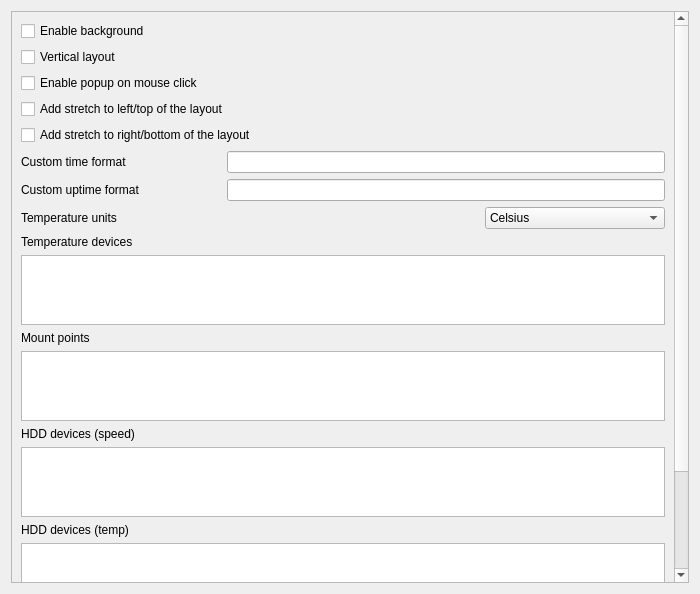
<?xml version="1.0" encoding="UTF-8"?>
<ui version="4.0">
 <class>AdvancedWindow</class>
 <widget class="QWidget" name="AdvancedWindow">
  <property name="geometry">
   <rect>
    <x>0</x>
    <y>0</y>
    <width>700</width>
    <height>594</height>
   </rect>
  </property>
  <property name="sizePolicy">
   <sizepolicy hsizetype="Expanding" vsizetype="Expanding">
    <horstretch>0</horstretch>
    <verstretch>0</verstretch>
   </sizepolicy>
  </property>
  <property name="minimumSize">
   <size>
    <width>700</width>
    <height>0</height>
   </size>
  </property>
  <property name="maximumSize">
   <size>
    <width>16777215</width>
    <height>16777215</height>
   </size>
  </property>
  <property name="windowTitle">
   <string>Advanced configuration</string>
  </property>
  <layout class="QGridLayout" name="gridLayout">
   <item row="0" column="0">
    <widget class="QScrollArea" name="scrollArea_advanced">
     <property name="widgetResizable">
      <bool>true</bool>
     </property>
     <widget class="QWidget" name="contents_advanced">
      <property name="geometry">
       <rect>
        <x>0</x>
        <y>-87</y>
        <width>677</width>
        <height>665</height>
       </rect>
      </property>
      <layout class="QVBoxLayout" name="verticalLayout_8">
       <item>
        <widget class="QCheckBox" name="checkBox_background">
         <property name="text">
          <string>Enable background</string>
         </property>
        </widget>
       </item>
       <item>
        <widget class="QCheckBox" name="checkBox_layout">
         <property name="text">
          <string>Vertical layout</string>
         </property>
        </widget>
       </item>
       <item>
        <widget class="QCheckBox" name="checkBox_popup">
         <property name="text">
          <string>Enable popup on mouse click</string>
         </property>
        </widget>
       </item>
       <item>
        <widget class="QCheckBox" name="checkBox_leftStretch">
         <property name="text">
          <string>Add stretch to left/top of the layout</string>
         </property>
        </widget>
       </item>
       <item>
        <widget class="QCheckBox" name="checkBox_rightStretch">
         <property name="text">
          <string>Add stretch to right/bottom of the layout</string>
         </property>
        </widget>
       </item>
       <item>
        <layout class="QHBoxLayout" name="layout_timeFormat">
         <item>
          <widget class="QLabel" name="label_timeFormat">
           <property name="minimumSize">
            <size>
             <width>200</width>
             <height>0</height>
            </size>
           </property>
           <property name="text">
            <string>Custom time format</string>
           </property>
          </widget>
         </item>
         <item>
          <widget class="QLineEdit" name="lineEdit_timeFormat">
           <property name="toolTip">
            <string>$dddd - long weekday
$ddd - short weekday
$dd - day
$d - day w\o zero
$MMMM - long month
$MMM - short month
$MM - month
$M - month w\o zero
$yyyy - year
$yy - short year
$hh - hours (24 only)
$h - hours w\o zero (24 only)
$mm - minutes
$m - minutes w\o zero
$ss - seconds
$s - seconds w\o zero</string>
           </property>
           <property name="alignment">
            <set>Qt::AlignRight|Qt::AlignTrailing|Qt::AlignVCenter</set>
           </property>
          </widget>
         </item>
        </layout>
       </item>
       <item>
        <layout class="QHBoxLayout" name="layout_uptimeFormat">
         <item>
          <widget class="QLabel" name="label_uptimeFormat">
           <property name="minimumSize">
            <size>
             <width>200</width>
             <height>0</height>
            </size>
           </property>
           <property name="text">
            <string>Custom uptime format</string>
           </property>
          </widget>
         </item>
         <item>
          <widget class="QLineEdit" name="lineEdit_uptimeFormat">
           <property name="toolTip">
            <string>$dd - uptime days
$d - uptime days without zero
$hh - uptime hours
$h - uptime hours without zero
$mm - uptime minutes
$m - uptime minutes without zero</string>
           </property>
           <property name="alignment">
            <set>Qt::AlignRight|Qt::AlignTrailing|Qt::AlignVCenter</set>
           </property>
          </widget>
         </item>
        </layout>
       </item>
       <item>
        <layout class="QHBoxLayout" name="layout_tempUnits">
         <item>
          <widget class="QLabel" name="label_tempUnits">
           <property name="minimumSize">
            <size>
             <width>200</width>
             <height>0</height>
            </size>
           </property>
           <property name="text">
            <string>Temperature units</string>
           </property>
          </widget>
         </item>
         <item>
          <spacer name="spacer_tempUnits">
           <property name="orientation">
            <enum>Qt::Horizontal</enum>
           </property>
           <property name="sizeHint" stdset="0">
            <size>
             <width>40</width>
             <height>20</height>
            </size>
           </property>
          </spacer>
         </item>
         <item>
          <widget class="QComboBox" name="comboBox_tempUnits">
           <property name="minimumSize">
            <size>
             <width>180</width>
             <height>0</height>
            </size>
           </property>
           <item>
            <property name="text">
             <string notr="true">Celsius</string>
            </property>
           </item>
           <item>
            <property name="text">
             <string notr="true">Fahrenheit</string>
            </property>
           </item>
           <item>
            <property name="text">
             <string notr="true">Kelvin</string>
            </property>
           </item>
           <item>
            <property name="text">
             <string notr="true">Reaumur</string>
            </property>
           </item>
           <item>
            <property name="text">
             <string notr="true">cm^-1</string>
            </property>
           </item>
           <item>
            <property name="text">
             <string notr="true">kJ/mol</string>
            </property>
           </item>
           <item>
            <property name="text">
             <string notr="true">kcal/mol</string>
            </property>
           </item>
          </widget>
         </item>
        </layout>
       </item>
       <item>
        <layout class="QVBoxLayout" name="layout_tempDevice">
         <item>
          <widget class="QLabel" name="label_tempDevice">
           <property name="minimumSize">
            <size>
             <width>200</width>
             <height>0</height>
            </size>
           </property>
           <property name="text">
            <string>Temperature devices</string>
           </property>
          </widget>
         </item>
         <item>
          <widget class="QListWidget" name="listWidget_tempDevice">
           <property name="toolTip">
            <string>Editable</string>
           </property>
          </widget>
         </item>
        </layout>
       </item>
       <item>
        <layout class="QVBoxLayout" name="layout_mount">
         <item>
          <widget class="QLabel" name="label_mount">
           <property name="minimumSize">
            <size>
             <width>200</width>
             <height>0</height>
            </size>
           </property>
           <property name="text">
            <string>Mount points</string>
           </property>
          </widget>
         </item>
         <item>
          <widget class="QListWidget" name="listWidget_mount">
           <property name="toolTip">
            <string>Editable</string>
           </property>
          </widget>
         </item>
        </layout>
       </item>
       <item>
        <layout class="QVBoxLayout" name="layout_hddSpeedDevice">
         <item>
          <widget class="QLabel" name="label_hddSpeedDevice">
           <property name="minimumSize">
            <size>
             <width>200</width>
             <height>0</height>
            </size>
           </property>
           <property name="text">
            <string>HDD devices (speed)</string>
           </property>
          </widget>
         </item>
         <item>
          <widget class="QListWidget" name="listWidget_hddSpeedDevice">
           <property name="toolTip">
            <string>Editable</string>
           </property>
          </widget>
         </item>
        </layout>
       </item>
       <item>
        <layout class="QVBoxLayout" name="layout_hddDevice">
         <item>
          <widget class="QLabel" name="label_hddDevice">
           <property name="minimumSize">
            <size>
             <width>200</width>
             <height>0</height>
            </size>
           </property>
           <property name="text">
            <string>HDD devices (temp)</string>
           </property>
          </widget>
         </item>
         <item>
          <widget class="QListWidget" name="listWidget_hddDevice">
           <property name="toolTip">
            <string>Editable</string>
           </property>
          </widget>
         </item>
        </layout>
       </item>
       <item>
        <layout class="QHBoxLayout" name="layout_netdev">
         <item>
          <widget class="QCheckBox" name="checkBox_netdev">
           <property name="minimumSize">
            <size>
             <width>200</width>
             <height>0</height>
            </size>
           </property>
           <property name="toolTip">
            <string>Disable auto select device and set specified device</string>
           </property>
           <property name="text">
            <string>Set network device</string>
           </property>
          </widget>
         </item>
         <item>
          <widget class="QComboBox" name="comboBox_netdev">
           <property name="enabled">
            <bool>false</bool>
           </property>
           <property name="sizePolicy">
            <sizepolicy hsizetype="Expanding" vsizetype="Fixed">
             <horstretch>0</horstretch>
             <verstretch>0</verstretch>
            </sizepolicy>
           </property>
           <property name="editable">
            <bool>true</bool>
           </property>
          </widget>
         </item>
        </layout>
       </item>
       <item>
        <layout class="QHBoxLayout" name="layout_acOnline">
         <item>
          <widget class="QLabel" name="label_acOnline">
           <property name="minimumSize">
            <size>
             <width>200</width>
             <height>0</height>
            </size>
           </property>
           <property name="text">
            <string>AC online tag</string>
           </property>
          </widget>
         </item>
         <item>
          <widget class="QLineEdit" name="lineEdit_acOnline">
           <property name="toolTip">
            <string>Line, which returns when AC is online</string>
           </property>
           <property name="text">
            <string/>
           </property>
           <property name="alignment">
            <set>Qt::AlignRight|Qt::AlignTrailing|Qt::AlignVCenter</set>
           </property>
          </widget>
         </item>
        </layout>
       </item>
       <item>
        <layout class="QHBoxLayout" name="layout_acOffline">
         <item>
          <widget class="QLabel" name="label_acOffline">
           <property name="minimumSize">
            <size>
             <width>200</width>
             <height>0</height>
            </size>
           </property>
           <property name="text">
            <string>AC offline tag</string>
           </property>
          </widget>
         </item>
         <item>
          <widget class="QLineEdit" name="lineEdit_acOffline">
           <property name="toolTip">
            <string>Line, which returns when AC is offline</string>
           </property>
           <property name="text">
            <string/>
           </property>
           <property name="alignment">
            <set>Qt::AlignRight|Qt::AlignTrailing|Qt::AlignVCenter</set>
           </property>
          </widget>
         </item>
        </layout>
       </item>
       <item>
        <spacer name="spacer_advanced">
         <property name="orientation">
          <enum>Qt::Vertical</enum>
         </property>
         <property name="sizeHint" stdset="0">
          <size>
           <width>20</width>
           <height>40</height>
          </size>
         </property>
        </spacer>
       </item>
      </layout>
     </widget>
    </widget>
   </item>
  </layout>
 </widget>
 <resources/>
 <connections/>
</ui>
